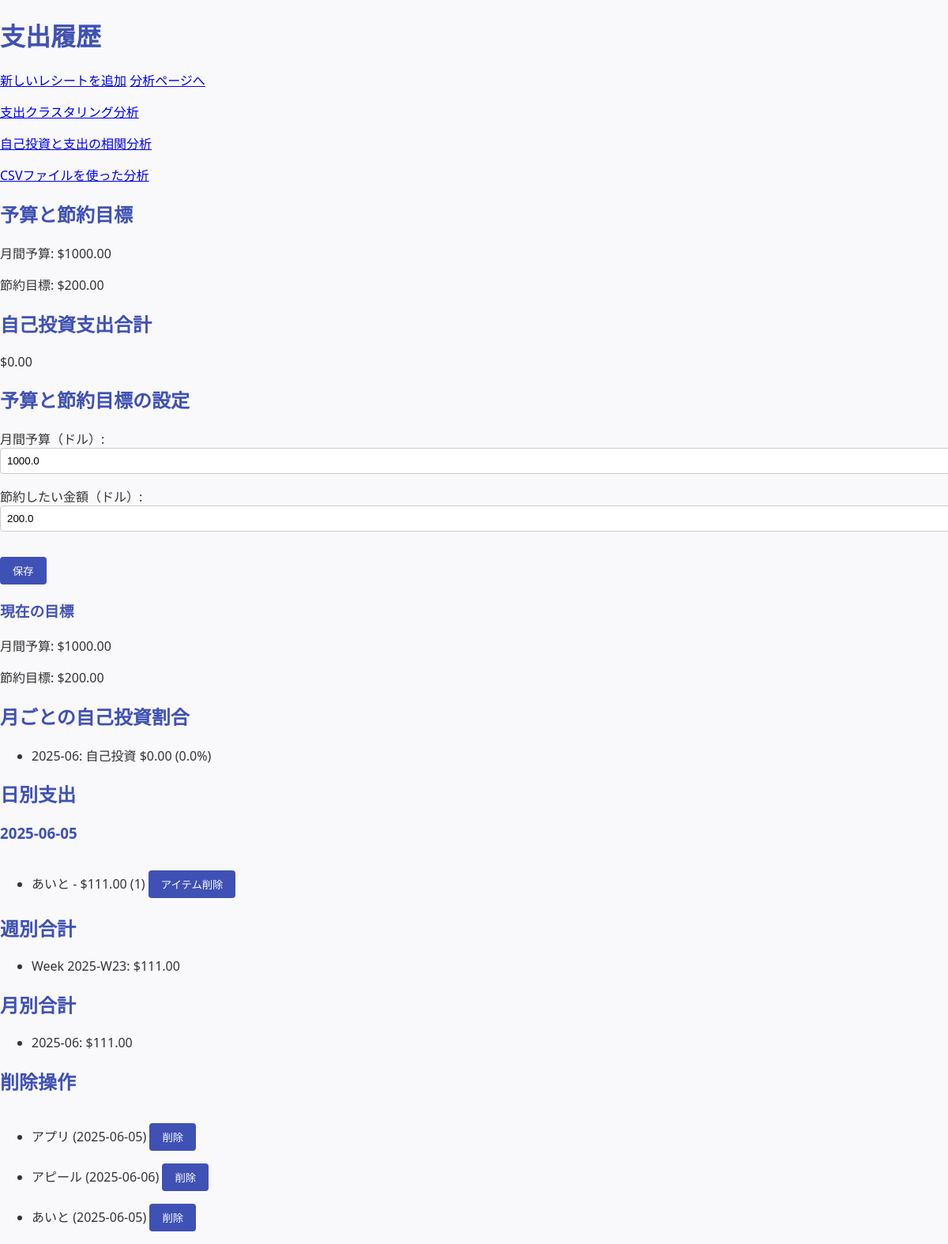
The page / on the database its author committed.
### app.py (models this page shows)
class Receipt(db.Model):
    id = db.Column(db.Integer, primary_key=True)
    store_name = db.Column(db.String(100), nullable=False)
    purchase_date = db.Column(db.Date, nullable=False)
    items = db.relationship('Item', backref='receipt', lazy=True)

class Item(db.Model):
    id = db.Column(db.Integer, primary_key=True)
    name = db.Column(db.String(100), nullable=False)
    amount = db.Column(db.Float, nullable=False)
    label = db.Column(db.String(50), nullable=True)
    receipt_id = db.Column(db.Integer, db.ForeignKey('receipt.id'), nullable=False)

### app.py (the view)
@app.route('/', methods=['GET', 'POST'])
def index():
    global monthly_budget, savings_goal
    if request.method == 'POST':
        try:
            monthly_budget = float(request.form.get('monthly_budget', monthly_budget))
            savings_goal = float(request.form.get('savings_goal', savings_goal))
        except ValueError:
            pass  # 何もしない
    receipts = Receipt.query.all()
    items_by_date = defaultdict(list)
    weekly_total = defaultdict(float)
    monthly_total = defaultdict(float)
    monthly_self_invest = defaultdict(float)  # 月ごとの自己投資合計
    for receipt in receipts:
        for item in receipt.items:
            items_by_date[receipt.purchase_date].append(item)
            year, week, _ = receipt.purchase_date.isocalendar()
            week_key = f"{year}-W{week}"
            weekly_total[week_key] += item.amount
            month_key = receipt.purchase_date.strftime('%Y-%m')
            monthly_total[month_key] += item.amount
            if item.label == "自己投資":
                monthly_self_invest[month_key] += item.amount
    total_self_investment = sum(monthly_self_invest.values())
    return render_template('index.html',
                           items_by_date=dict(items_by_date),
                           weekly_total=dict(weekly_total),
                           monthly_total=dict(monthly_total),
                           monthly_self_invest=dict(monthly_self_invest),
                           receipts=receipts,
                           monthly_budget=monthly_budget,
                           savings_goal=savings_goal,
                           total_self_investment=total_self_investment)

### templates/index.html (shortened to what this page needs)
<!DOCTYPE html>
<html>
  <head>
    <link
      rel="stylesheet"
      href="{{ url_for('static', filename='style.css') }}"
    />
  </head>
  <body>
    <h1>支出履歴</h1>
    <a href="{{ url_for('add_receipt') }}">新しいレシートを追加</a>
    <a href="{{ url_for('analysis') }}">分析ページへ</a>
    <p><a href="{{ url_for('clustering') }}">支出クラスタリング分析</a></p>
    <p><a href="{{ url_for('correlation') }}">自己投資と支出の相関分析</a></p>
    <p><a href="{{ url_for('upload_csv') }}">CSVファイルを使った分析</a></p>
    <h2>予算と節約目標</h2>
    <p>月間予算: ${{ "%.2f"|format(monthly_budget) }}</p>
    <p>節約目標: ${{ "%.2f"|format(savings_goal) }}</p>
    <h2>自己投資支出合計</h2>
    <p>${{ "%.2f"|format(total_self_investment) }}</p>
    <h2>予算と節約目標の設定</h2>
    <form method="POST" action="{{ url_for('index') }}">
      <label
        >月間予算（ドル）:
        <input
          type="number"
          step="0.01"
          name="monthly_budget"
          value="{{ monthly_budget }}"
        />
      </label>
      <br />
      <label
        >節約したい金額（ドル）:
        <input
          type="number"
          step="0.01"
          name="savings_goal"
          value="{{ savings_goal }}"
        />
      </label>
      <br />
      <button type="submit">保存</button>
    </form>
    <h3>現在の目標</h3>
    <p>月間予算: ${{ "%.2f"|format(monthly_budget) }}</p>
    <p>節約目標: ${{ "%.2f"|format(savings_goal) }}</p>
    <h2>月ごとの自己投資割合</h2>
    <ul>
      {% for month, total in monthly_total.items() %} {% set self_invest =
      monthly_self_invest.get(month, 0) %} {% set ratio = (self_invest / total *
      100) if total > 0 else 0 %}
      <li>
        {{ month }}: 自己投資 ${{ "%.2f"|format(self_invest) }} ({{
        "%.1f"|format(ratio) }}%)
      </li>
      {% endfor %}
    </ul>
    <h2>日別支出</h2>
    {% for date, items in items_by_date.items() %}
    <h3>{{ date }}</h3>
    <ul>
      {% for item in items %}
      <li>
        {{ item.name }} - ${{ "%.2f"|format(item.amount) }} ({{ item.label or
        'なし' }})
        <form
          method="POST"
          action="{{ url_for('delete_item', item_id=item.id) }}"
          style="display: inline"
        >
          <button
            type="submit"
            onclick="return confirm('このアイテムを削除しますか？');"
          >
            アイテム削除
          </button>
        </form>
      </li>
      {% endfor %}
    </ul>
    {% endfor %}
    <h2>週別合計</h2>
    <ul>
      {% for week, total in weekly_total.items() %}
      <li>Week {{ week }}: ${{ "%.2f"|format(total) }}</li>
      {% endfor %}
    </ul>
    <h2>月別合計</h2>
    <ul>
      {% for month, total in monthly_total.items() %}
      <li>{{ month }}: ${{ "%.2f"|format(total) }}</li>
      {% endfor %}
    </ul>
    <h2>削除操作</h2>
    <ul>
      {% for receipt in receipts %}
      <li>
        {{ receipt.store_name }} ({{ receipt.purchase_date }})
        <form
          method="POST"
          action="{{ url_for('delete_receipt', receipt_id=receipt.id) }}"
          style="display: inline"
        >
          <button
            type="submit"
            onclick="return confirm('本当に削除しますか？');"
          >
            削除
          </button>
        </form>
      </li>
      {% endfor %}
    </ul>
  </body>
</html>

### static/style.css (style rules this page uses)
body { font-family: 'Segoe UI', Tahoma, Geneva, Verdana, sans-serif; background-color: #f9f9fb; color: #333; margin: 0; padding: 0; }
h1, h2, h3 { color: #3f51b5; }
button, input[type="submit"] { background-color: #3f51b5; color: white; border: none; padding: 0.5rem 1rem; margin-top: 1rem; border-radius: 4px; cursor: pointer; }
input, select { padding: 0.5rem; width: 100%; margin-bottom: 1rem; border: 1px solid #ccc; border-radius: 4px; }

### rows shown on the page
Receipt: items_by_date "2025-06-05", store_name "アプリ", purchase_date "2025-06-05"
Item: name "あいと", amount "111.00", label "1"
Receipt: store_name "アピール", purchase_date "2025-06-06"
Receipt: store_name "あいと", purchase_date "2025-06-05"

### other values the page prints
{{ "%.2f"|format(monthly_budget) }} "1000.00"
{{ "%.2f"|format(savings_goal) }} "200.00"
{{ "%.2f"|format(total_self_investment) }} "0.00"
{{ month }} "2025-06"
{{ "%.2f"|format(self_invest) }} "0.00"
{{ "%.1f"|format(ratio) }} "0.0"
{{ week }} "2025-W23"
{{ "%.2f"|format(total) }} "111.00"
